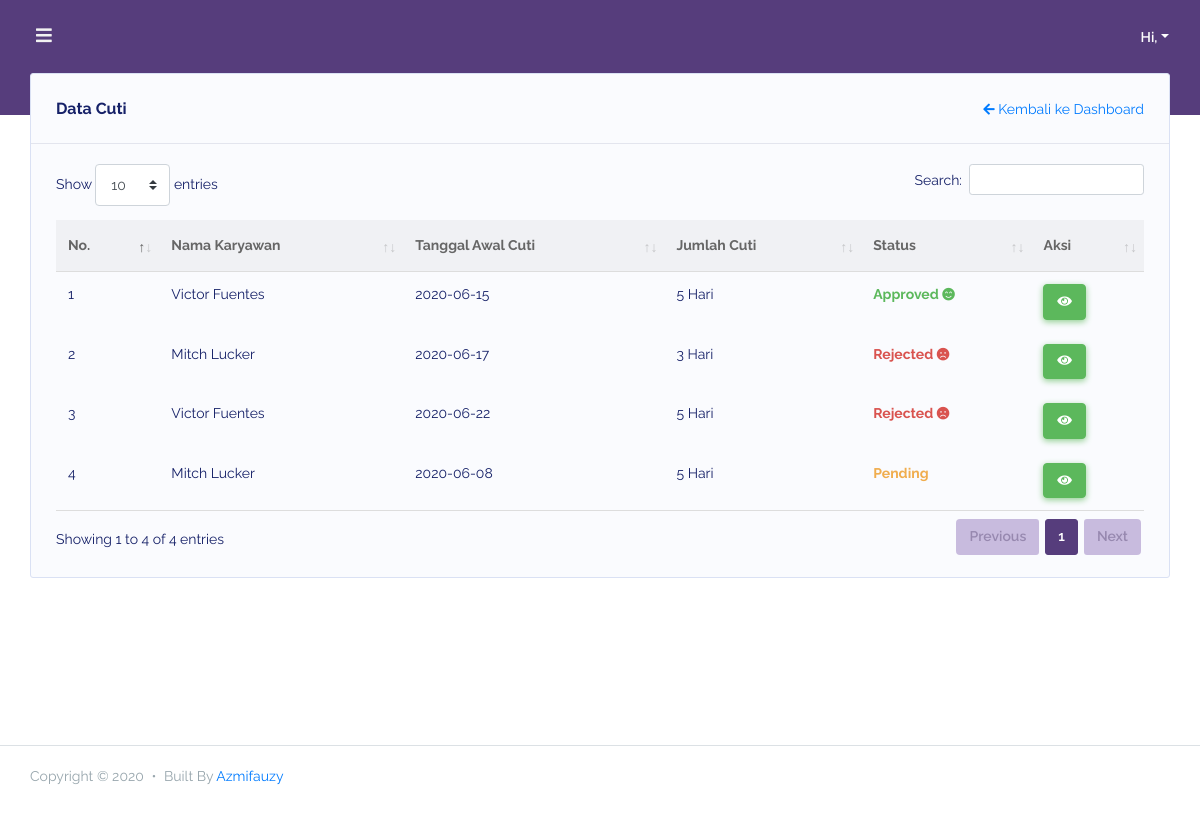
Screenshot of /index.php/cuti with the database file from the repository.
### tables this page shows
CREATE TABLE `cuti` (
  `id` int(11) NOT NULL,
  `id_karyawan` int(11) NOT NULL,
  `tgl_awal_cuti` date NOT NULL,
  `jumlah_cuti` int(11) NOT NULL,
  `subjek_cuti` varchar(100) NOT NULL,
  `keterangan_cuti` varchar(200) NOT NULL,
  `status` varchar(20) NOT NULL
);

CREATE TABLE `karyawan` (
  `id` int(11) NOT NULL,
  `nik` varchar(20) NOT NULL,
  `nama` varchar(100) NOT NULL,
  `username` varchar(100) NOT NULL,
  `password` varchar(255) NOT NULL,
  `jabatan` varchar(20) NOT NULL,
  `status` varchar(20) NOT NULL,
  `jatah_cuti` int(11) NOT NULL,
  `tgl_masuk` date NOT NULL
);

### application/controllers/Cuti.php (called while the page is built, shortened)
<?php
class Cuti extends CI_Controller {
	public function index()
	{
		$data["title"] = "Data Cuti";
		$data["i"] = 1;
		$data["cuti"] = $this->db->get('cuti')->result_array();
		$this->load->view('template/header', $data);
		$this->load->view('dashboard/cuti/cuti', $data);
		$this->load->view('template/footer');
	}
}

### index.php (called while the page is built, shortened)
<?php
require_once BASEPATH.'core/CodeIgniter.php';

### application/views/dashboard/cuti/cuti.php (the view)
<div class="main-content">
    <section class="section">
        <div class="section-body">
            <div class="card">
                <div class="card-header">
                    <h4>Data Cuti</h4>
                    <span class="ml-auto">
                        <a href="<?= base_url('') ?>" class=""><i class="fas fa-arrow-left"></i> Kembali ke Dashboard</a>
                    </span>
                </div>
                <div class="card-body table-responsive">
                    <table class="table" id="bootstrap-data-table">
                        <thead>
                            <tr>
                                <th>No.</th>
                                <th>Nama Karyawan</th>
                                <th>Tanggal Awal Cuti</th>
                                <th>Jumlah Cuti</th>
                                <th>Status</th>
                                <th>Aksi</th>
                            </tr>
                        </thead>
                        <tbody>
                            <?php foreach ($cuti as $c): ?>
                            <?php $karyawan = $this->db->get_where('karyawan', ["id" => $c["id_karyawan"]])->row_array(); ?>
                            <tr>
                                <td><?= $i++ ?></td>
                                <td><?= $karyawan["nama"] ?></td>
                                <td><?= $c["tgl_awal_cuti"] ?></td>
                                <td><?= $c["jumlah_cuti"] ?> Hari</td>
                                <?php if ($c["status"] === "pending"): ?>
                                    <td class="font-weight-bold text-warning"><?= ucwords($c["status"]) ?></td>
                                <?php elseif ($c["status"] === "rejected") : ?>
                                    <td class="font-weight-bold text-danger">
                                        <?= ucwords($c["status"]) ?>
                                        <i class="fas fa-frown"></i>
                                    </td>
                                <?php else: ?>
                                    <td class="font-weight-bold text-success">
                                        <?= ucwords($c["status"]) ?>
                                        <i class="fas fa-smile-beam"></i>
                                    </td>
                                <?php endif ?>
                                <td>
                                    <a href="<?= base_url('cuti/detail/') . $c["id"] ?>" class="btn btn-success"><i class="fas fa-eye"></i></a>
                                </td>
                            </tr>
                            <?php endforeach ?>
                        </tbody>
                    </table>
                </div>
            </div>
        </div>
    </section>
</div>

### rows the page displays
cuti: id_karyawan.nama "Victor Fuentes", tgl_awal_cuti "2020-06-15", jumlah_cuti "5", status "Approved"
cuti: id_karyawan.nama "Mitch Lucker", tgl_awal_cuti "2020-06-17", jumlah_cuti "3", status "Rejected"
cuti: id_karyawan.nama "Victor Fuentes", tgl_awal_cuti "2020-06-22", jumlah_cuti "5", status "Rejected"
cuti: id_karyawan.nama "Mitch Lucker", tgl_awal_cuti "2020-06-08", jumlah_cuti "5", status "Pending"
